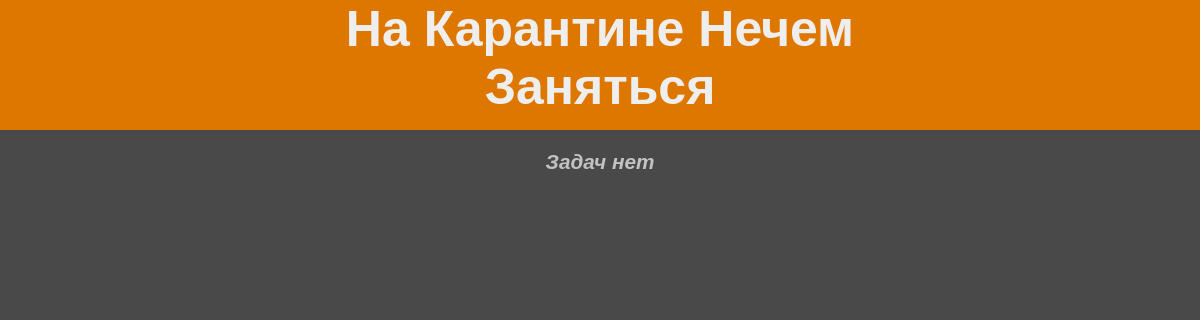
/solve/4, run on an earlier commit of the app's database.
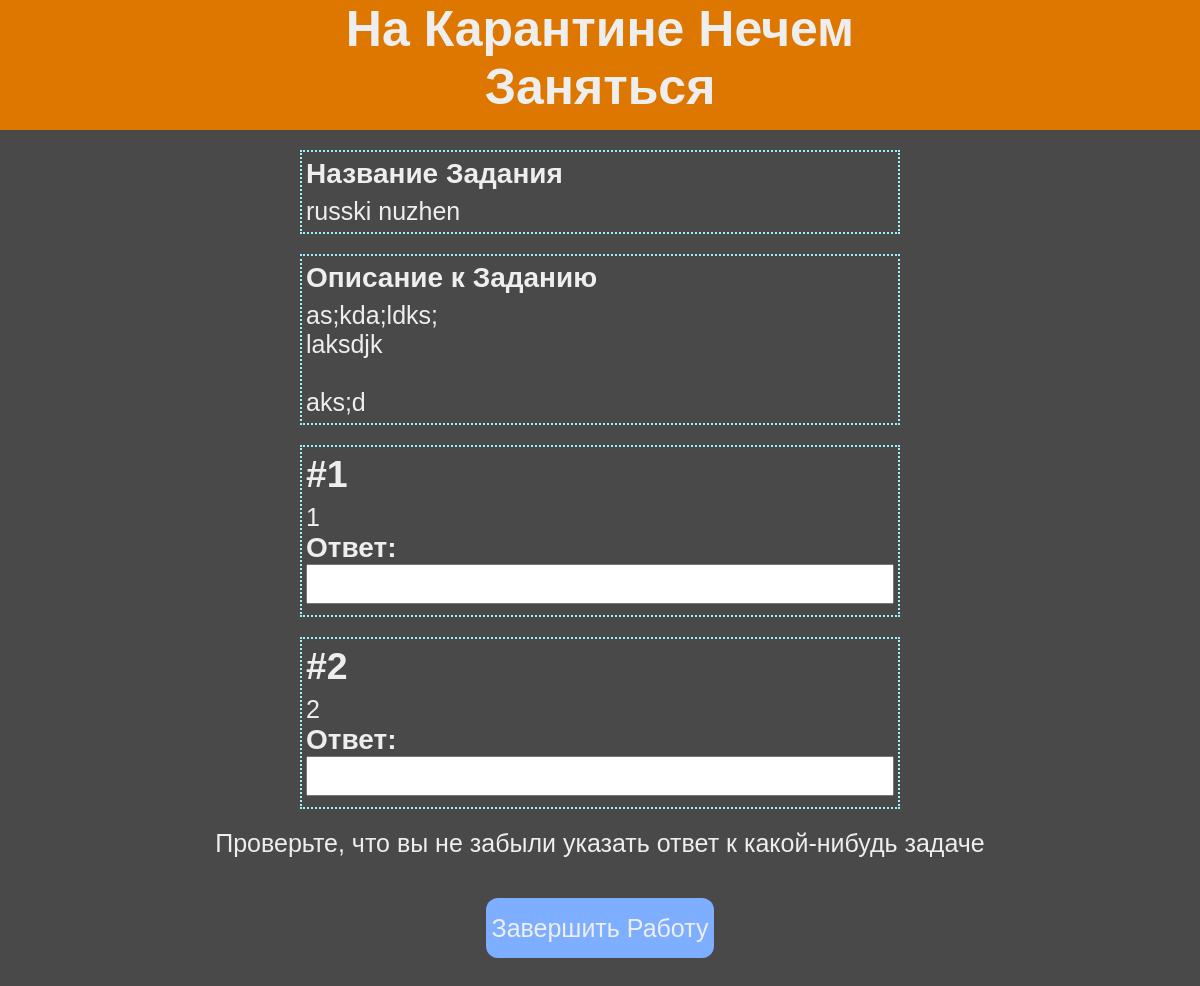
And on a later commit of the database.
### data/task.py (models this page shows, shortened)
class Task(SqlAlchemyBase, SerializerMixin):
    __tablename__ = "tasks"
    id = sa.Column(sa.Integer,
                   primary_key=True,
                   autoincrement=True)
    name = sa.Column(sa.String)
    created_time = sa.Column(sa.DateTime,
                             default=datetime.datetime.now)
    description = sa.Column(sa.String)
    user_id = sa.Column(sa.Integer, sa.ForeignKey("users.id"))
    deadlines = sa.orm.relationship("Deadline",
                                    backref="task",
                                    lazy="subquery")
    problems = sa.orm.relationship("Problem",
                                    backref="task",
                                    lazy="subquery")

### main.py (the view, shortened to what this page needs)
@app.route("/solve/<int:dl_id>", methods=["GET", "POST"])
def solve(dl_id):
    if request.method == "GET":
        sql = db.create_session()
        dl = sql.query(db.Deadline).get(dl_id)
        task = dl.task
        if task is None:
            return render_template("solve.html", problems=[], data=None)
        problems = []
        for p in task.problems:
            p_data = p.to_dict(only=("id", "text"))
            problems.append(p_data)
        data = task.to_dict(only=("description", "name"))
        sql.close()
        return render_template("solve.html", problems=problems, data=data)

### data/db_session.py (called while the page is built)
def create_session() -> Session:
    global __factory
    return __factory()

### templates/solve.html (shortened to what this page needs)
{% extends "/j2/base.j2" %}
{% block head %}
<link rel="stylesheet" type="text/css" href="/static/css/taskNgroup.css">
<link rel="stylesheet" type="text/css" href="/static/css/manageTask.css">
{% endblock %}
{% block body_content %}
	<form class="baseform" method="post">
		<div class="container">
			{% if data is not none %}
				<div class="item">
					<label class="itemTitle">Название Задания</label>
					<label class="current">{{ data['name'] }}</label>
				</div>
				<div class="item">
					<label class="itemTitle">Описание к Заданию</label>
					<label class="current">{{ data['description']|safe }}</label>
				</div>
			{% endif %}
			{% if problems|length() != 0 %}
				<div id="problems" class="container">
					{% for p in problems %}
						<div class="item">
							<h2>#{{ loop.index }}</h2>
							<p class="current para">
								{{ p['text']|safe }}
							</p>
							<div class="ans">
								<label class="itemTitle">Ответ:</label>
							</div>
							<input class="fieldInput" type="text" name="{{ p['id'] }}">
						</div>
					{% endfor %}
				</div>
				<p class="attention">Проверьте, что вы не забыли указать ответ к какой-нибудь задаче</p>
				<button class="submitBtn">Завершить Работу</button>
			{% else %}
				<div class="container">
					<h5 class="listEmpty">Задач нет</h5>
				</div>
			{% endif %}
		</div>
	</form>
{% endblock %}

What changed in the data, as far as the page shows it:
now on this page (row edited): Task: name "russki nuzhen", description "as;kda;ldks; laksdjk aks;d"
Also different on the page:
text no longer shown: "Задач нет"
text now shown: "Название Задания Описание к Заданию Проверьте, что вы не забыли указать ответ к какой-нибудь задаче Завершить Работу"
new list line: "# 1 1 Ответ: "
new list line: "# 2 2 Ответ: "
